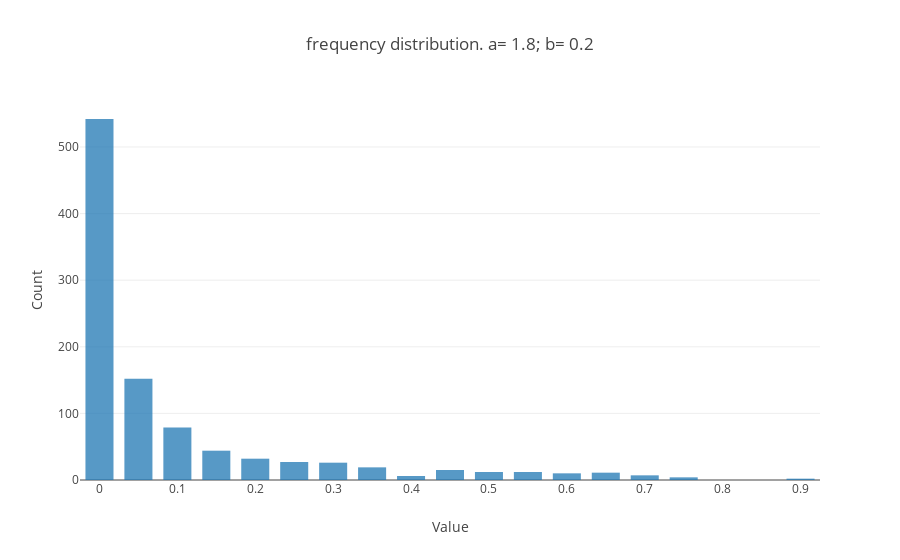

Write notebook code for a chart like this one.
### Markdown cell above
This is a very rough approach at generating haplotypes for two or more different populations.

For each population, alternative allele frequencies will be drawn randomly from the chosen distribution. 

Each individual will then have his haplotype drawn using the allele frequency vector pertaining to his population.

### Code cell
## the distribution i chose here was the beta distribution.
# doc: https://docs.scipy.org/doc/scipy/reference/generated/scipy.stats.beta.html#scipy.stats.beta

# This is because with the right parameters a and b, the probability density produced 
# resembles that often seen in allele frequency densities.
# let's see what that looks like:

a, b = 1.8, .2
r= beta.rvs(a, b, size=1000)
r= [1-x for x in r] 

fig= go.Histogram(
    x=r,
    histnorm='',
    name='control',
    opacity=0.75
)

layout = go.Layout(
    title='frequency distribution. a= {}; b= {}'.format(a,b),
    xaxis=dict(
        title='Value'
    ),
    yaxis=dict(
        title='Count'
    ),
    bargap=0.2,
    bargroupgap=0.1
)
fig= [fig]

fig = go.Figure(data=fig, layout=layout)
iplot(fig, filename='styled histogram')

### Figure 1 — Plotly figure (JSON) as saved in the notebook; plotly's stock layout.template omitted (floating-point values rounded to 4 significant figures; data arrays with more than 128 entries replaced by an {"elided": "..."} marker saying what was removed)
{"data": [{"histnorm": "", "name": "control", "opacity": 0.75, "type": "histogram", "uid": "7106bd48-4deb-4759-b73b-9694c06ad1ee", "x": {"elided": "1000 float values"}}], "layout": {"bargap": 0.2, "bargroupgap": 0.1, "title": "frequency distribution. a= 1.8; b= 0.2", "xaxis": {"title": "Value"}, "yaxis": {"title": "Count"}}}
